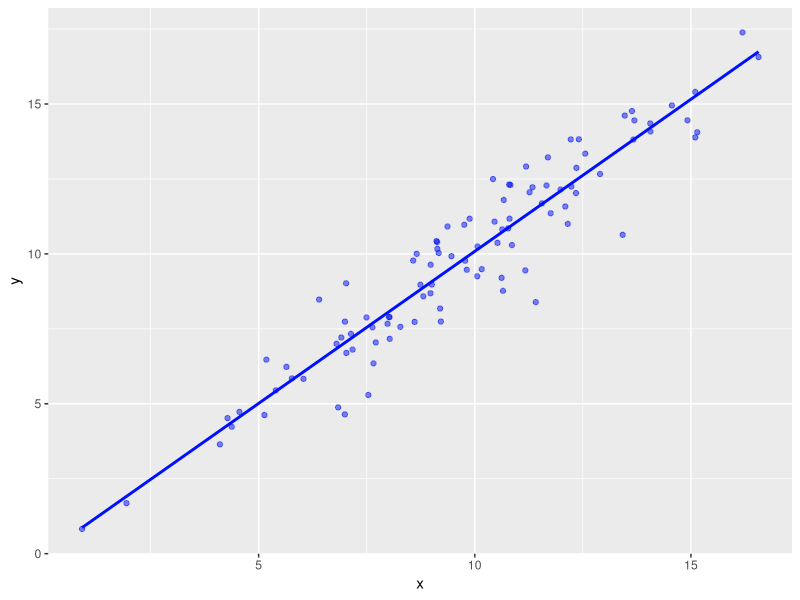

This figure's R source:
## ---- chunk 1
library(ggplot2)
x <- rnorm(100,10,3)
y <- x + rnorm(100,0,1)
data.frame(x,y) |> 
  ggplot(aes(x,y)) +
  geom_point(col = "#000ff0", alpha = .5) +
  geom_smooth(method = "lm",formula = "y ~ x",se = F, col = "#0010ff", alpha = .7)
